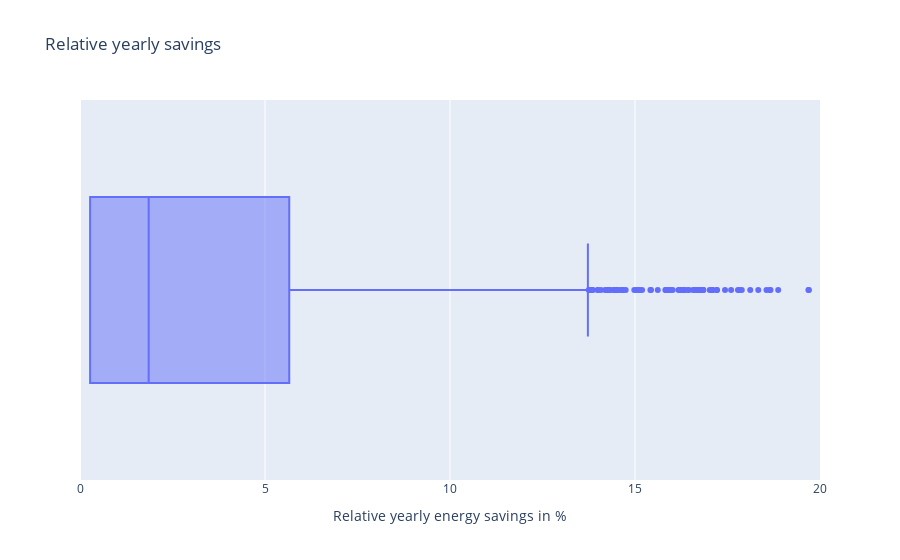

Source (notebook cell):
### Markdown cell above
## Energy costs

### Code cell
rel_yearly_energy_savings = 100 * rel_diff["energy_costs_eur"]
rel_yearly_energy_savings.name = "Relative yearly energy savings savings in %"
print(rel_yearly_energy_savings.describe().drop("count").to_markdown())

rel_yearly_energy_savings_fig_df = rel_diff.copy() * 100
rel_yearly_energy_savings_fig_df.rename(columns={"energy_costs_eur": "Savings"}, inplace=True)
rel_yearly_energy_savings_fig = px.box(
    data_frame=rel_yearly_energy_savings_fig_df,
    x="Savings",
    title="Relative yearly savings")
rel_yearly_energy_savings_fig.update_layout(xaxis_title="Relative yearly energy savings in %", yaxis_title="")
rel_yearly_energy_savings_fig.update_xaxes(range=[0, 20])
rel_yearly_energy_savings_fig.show()

### Figure 1 — Plotly figure (JSON) as saved in the notebook; plotly's stock layout.template omitted (floating-point values rounded to 4 significant figures; data arrays with more than 128 entries replaced by an {"elided": "..."} marker saying what was removed)
{"data": [{"alignmentgroup": "True", "hovertemplate": "Savings=%{x}<extra></extra>", "legendgroup": "", "marker": {"color": "#636efa"}, "name": "", "notched": false, "offsetgroup": "", "orientation": "h", "showlegend": false, "type": "box", "x": {"elided": "1772 float values"}, "x0": " ", "xaxis": "x", "y0": " ", "yaxis": "y"}], "layout": {"boxmode": "group", "legend": {"tracegroupgap": 0}, "title": {"text": "Relative yearly savings"}, "xaxis": {"anchor": "y", "domain": [0, 1], "range": [0, 20], "title": {"text": "Relative yearly energy savings in %"}}, "yaxis": {"anchor": "x", "domain": [0, 1], "title": {"text": ""}}}}
